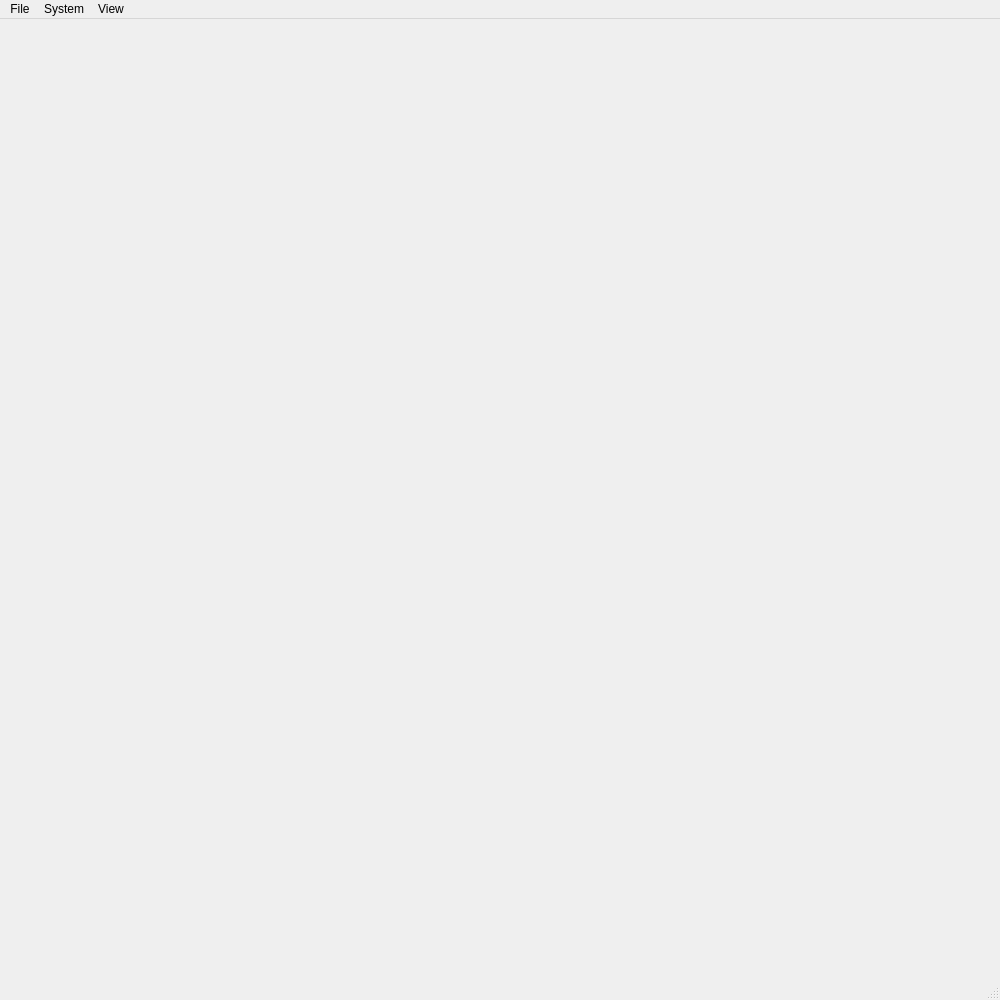
<?xml version="1.0" encoding="UTF-8"?>
<ui version="4.0">
 <class>MainWindow</class>
 <widget class="QMainWindow" name="MainWindow">
  <property name="geometry">
   <rect>
    <x>0</x>
    <y>0</y>
    <width>1000</width>
    <height>1000</height>
   </rect>
  </property>
  <property name="windowTitle">
   <string>Easy Loader</string>
  </property>
  <widget class="QWidget" name="centralwidget">
   <layout class="QGridLayout" name="gridLayout_2"/>
  </widget>
  <widget class="QMenuBar" name="menubar">
   <property name="enabled">
    <bool>true</bool>
   </property>
   <property name="geometry">
    <rect>
     <x>0</x>
     <y>0</y>
     <width>1000</width>
     <height>22</height>
    </rect>
   </property>
   <property name="defaultUp">
    <bool>true</bool>
   </property>
   <property name="nativeMenuBar">
    <bool>false</bool>
   </property>
   <widget class="QMenu" name="menuHello">
    <property name="title">
     <string>File</string>
    </property>
    <addaction name="actionPreferences"/>
    <addaction name="actionOpen"/>
    <addaction name="actionClose_Project"/>
    <addaction name="actionSave"/>
    <addaction name="actionSave_as"/>
    <addaction name="actionExit"/>
   </widget>
   <widget class="QMenu" name="menuSystem">
    <property name="title">
     <string>System</string>
    </property>
    <addaction name="actionConfiguration_Wizard"/>
   </widget>
   <widget class="QMenu" name="menuView">
    <property name="title">
     <string>View</string>
    </property>
    <addaction name="actionLoader"/>
    <addaction name="actionEditor"/>
    <addaction name="actionDictionary"/>
    <addaction name="actionConfig_Editor"/>
   </widget>
   <addaction name="menuHello"/>
   <addaction name="menuSystem"/>
   <addaction name="menuView"/>
  </widget>
  <widget class="QStatusBar" name="statusbar"/>
  <action name="actionSave">
   <property name="text">
    <string>Save</string>
   </property>
   <property name="iconVisibleInMenu">
    <bool>false</bool>
   </property>
  </action>
  <action name="actionConfiguration_Wizard">
   <property name="text">
    <string>Configuration Wizard</string>
   </property>
  </action>
  <action name="actionEditor">
   <property name="checkable">
    <bool>true</bool>
   </property>
   <property name="text">
    <string>DB conn editor</string>
   </property>
  </action>
  <action name="actionLoader">
   <property name="checkable">
    <bool>true</bool>
   </property>
   <property name="text">
    <string>Loader</string>
   </property>
  </action>
  <action name="actionExit">
   <property name="text">
    <string>Exit</string>
   </property>
   <property name="iconVisibleInMenu">
    <bool>false</bool>
   </property>
  </action>
  <action name="actionPreferences">
   <property name="text">
    <string>Preferences</string>
   </property>
  </action>
  <action name="actionOpen">
   <property name="text">
    <string>Open</string>
   </property>
  </action>
  <action name="actionDictionary">
   <property name="checkable">
    <bool>true</bool>
   </property>
   <property name="text">
    <string>Dictionary</string>
   </property>
  </action>
  <action name="actionConfig_Editor">
   <property name="checkable">
    <bool>true</bool>
   </property>
   <property name="text">
    <string>Config Editor</string>
   </property>
  </action>
  <action name="actionClose_Project">
   <property name="text">
    <string>Close Project</string>
   </property>
  </action>
  <action name="actionSave_as">
   <property name="text">
    <string>Save as...</string>
   </property>
  </action>
 </widget>
 <resources/>
 <connections/>
</ui>
